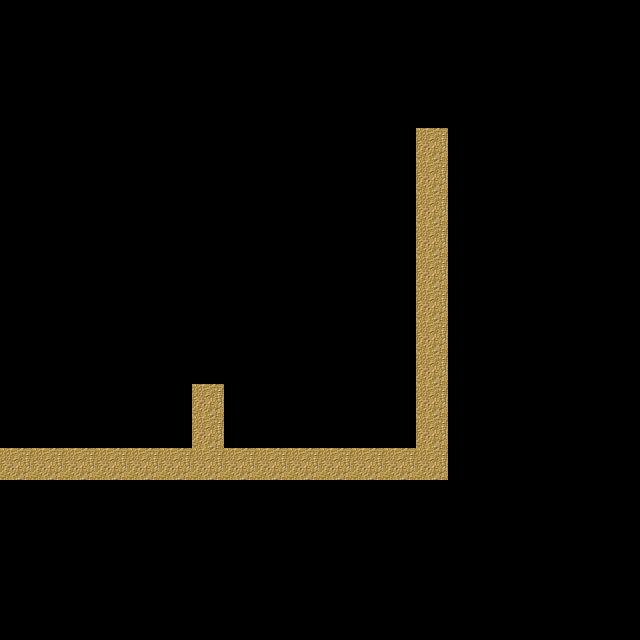

A 2D game scene composited from a Tiled map and its tileset images. What follows is a short description and the map's XML, with each tile layer's data collapsed to a summary:
An orthogonal 20x20 tile map with 32x32 px tiles, 1 tile layer (Tile Layer 1).

<map version="1.0" orientation="orthogonal" width="20" height="20" tilewidth="32" tileheight="32">
 <tileset firstgid="1" name="dirtRoad" tilewidth="32" tileheight="32">
  <image source="../Map Tilesets/dirtRoad.png" width="288" height="32" />
 </tileset>
 <layer name="Tile Layer 1" width="20" height="20">
  <data>[400 cells, 26 non-empty, 1 distinct tile ids]</data>
 </layer>
</map>
